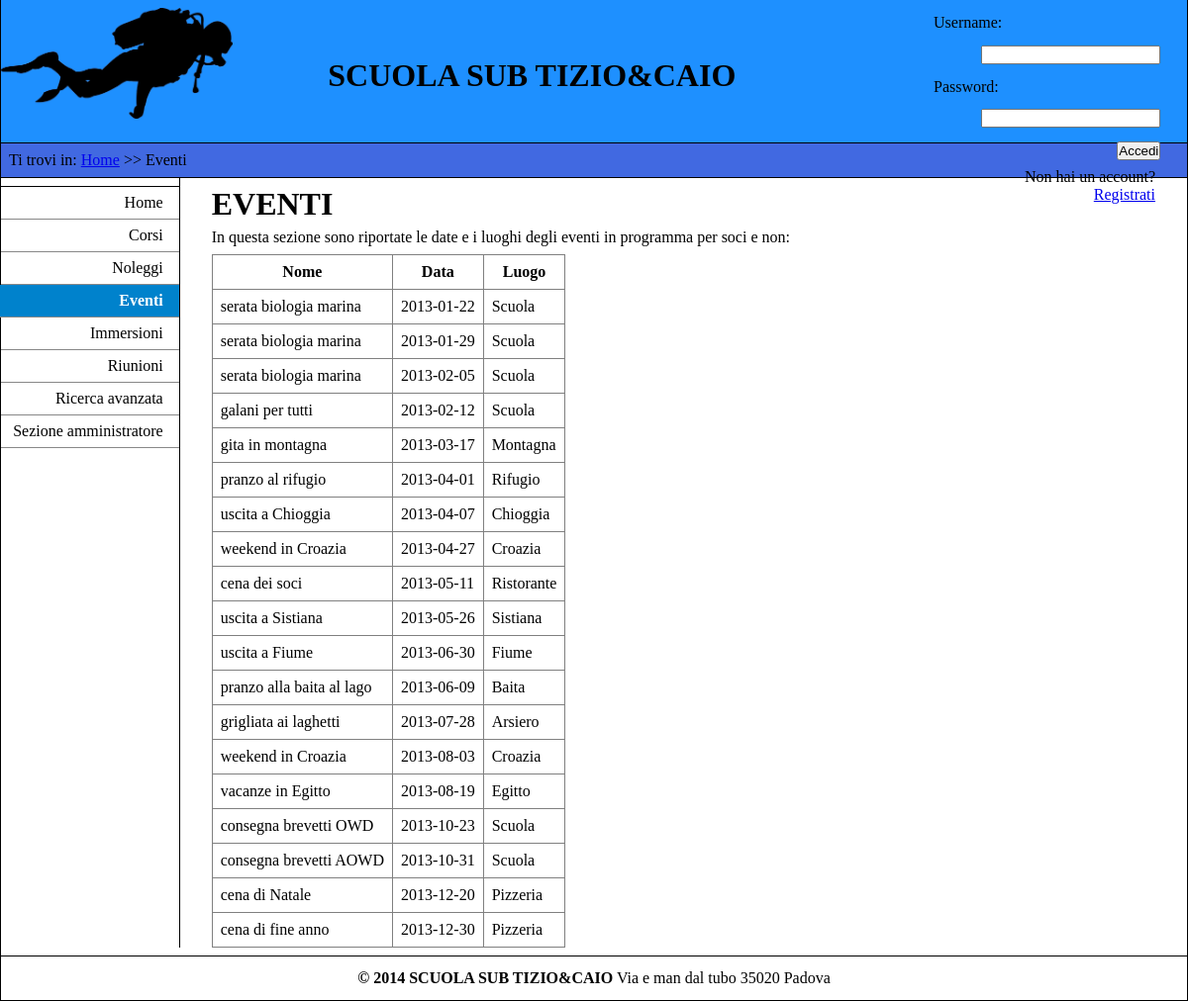
Page /eventi.php on the committed database.
### tables this page shows
CREATE TABLE Eventi (
    idevento    INT PRIMARY KEY,
    nome        VARCHAR(45) NOT NULL,
    data        DATE NOT NULL,
    luogo       VARCHAR(45) NOT NULL
);

### fun_tabelle.php (the view)
<?php
function table_start($row) {
    echo "<table style= border-collapse:collapse border=\"1\">";
    echo "<tr>";
    foreach ($row as $field)
        echo "<th>$field</th>";
    echo "</tr>";
};
function table_row($row) {
    echo "<tr>";
    foreach ($row as $field)
        if ($field)
            echo "<td>$field</td>";
        else
            echo "<td>---</td>";
    echo "</tr>";
};
function table_end() {
    echo "</table>";
};
?>

### eventi.php (shortened to what this page needs)
<!DOCTYPE html>
<html>
    <head>
        <link rel="stylesheet" href="stile.css" type="text/css" media="screen"/>
    </head>
    <body>
        <div id="header">
            <img src="sub.png" id="headImg"/>
            <h1>SCUOLA SUB TIZIO&CAIO</h1>
            <div id="headerutility">
                <?php
                require_once ("barralogin.php");
                ?>
            </div>
        </div>
        <div id="breadcrumb">
            Ti trovi in: <a href="index.php"> Home</a> >> Eventi
        </div>
        <div id="nav">
            <ul>
                <li><a tabindex="1" href="index.php" class="blocco"><span xml:lang="en">Home</span></a></li>
                <li><a tabindex="2" href="corsi.php" class="blocco">Corsi</a></li>
                <li><a tabindex="3" href="noleggi.php" class="blocco">Noleggi</a></li>
                <li id="active">Eventi</li>
                <li><a tabindex="4" href="immersioni.php" class="blocco">Immersioni</a></li>
                <li><a tabindex="5" href="riunioni.php" class="blocco">Riunioni</a></li>
                <li><a tabindex="6" href="cercaadvance.php" class="blocco">Ricerca avanzata</a></li>
                <li><a tabindex="7" href="sezioneamm.php" class="blocco">Sezione amministratore</a></li>
            </ul>
        </div>
        <div id="content">
            <h1>EVENTI</h1>
            <p>In questa sezione sono riportate le date e i luoghi degli eventi in programma per soci e non:</p>
            <?php
            $conn = connect();
            $query = "SELECT nome, data, luogo FROM Eventi";
            $result = mysql_query($query, $conn) or die("Query fallita" . mysql_error($conn));
            require_once ("fun_tabelle.php");
            table_start(array("Nome", "Data", "Luogo"));
            while ($row = mysql_fetch_row($result))
                table_row($row);
            table_end();
            ?>
        </div>
        <div id="footer">
            <strong>&copy; 2014 SCUOLA SUB TIZIO&CAIO</strong> Via e man dal tubo 35020 Padova
        </div>
    </body>
</html>

### stile.css (style rules this page uses)
*, html, body { margin: 0em; padding: 0em; }
body { border-left-style: solid; border-right-style: solid; border-left-width: thin; border-right-width: thin; }
#header { vertical-align: middle; border-bottom-style: solid; border-bottom-width: thin; height: 9em; background-color: #1E90FF; }
#header #headImg { width: auto; height: 7em; float: left; padding-top: 0.5em; }
#header h1 { float: left; margin-left: 3em; padding-top: 1.8em; }
#header #headerutility { float: right; text-align: right; width: 16em; height: 9em; }
#breadcrumb { clear: both; border-bottom-style: solid; border-bottom-width: thin; padding-top: 0.5em; padding-bottom: 0.5em; padding-left: 0.5em; background-color: #4169E1; }
#nav { clear: both; float: left; width: 15%; line-height: 1.5em; padding-top: 0.5em; padding-bottom: 0.5em; border-right-style: solid; border-right-width: thin; }
#nav ul { list-style: none; border-top-style: solid; border-top-width: thin; }
#nav li { clear: both; float: right; background-color: white; width: 100%; text-align: right; line-height: 2em; min-height: 2em; border-bottom-style: solid; border-bottom-width: thin; border-color: #888888; }
#nav #active { font-size: medium; font-weight: bold; background-color: #0082CC; color: white; padding-right: 1em; }
#nav a.blocco { display: block; text-decoration: none; font-size: medium; color: black; padding-right: 1em; }
#content { min-height: 100%; height: 100%; margin-left: 15%; padding-top: 0.5em; padding-left: 2em; padding-right: 2em; border-left-style: solid; border-left-width: thin; border-collapse: collapse; }
#content p { margin: 0.4em auto; }
#content table { margin: 0.5em; margin-left: 0em; }
#content table tbody tr th, #content table tbody tr td { padding: 0.5em; }
#footer { clear: both; text-align:center; vertical-align: middle; border-style: solid; border-width: thin; border-left-style: none; border-right-style: none; padding: 0.8em; }

### rows in the picture
eventi: nome "serata biologia marina", data "2013-01-22", luogo "Scuola"
eventi: nome "serata biologia marina", data "2013-01-29", luogo "Scuola"
eventi: nome "serata biologia marina", data "2013-02-05", luogo "Scuola"
eventi: nome "galani per tutti", data "2013-02-12", luogo "Scuola"
eventi: nome "gita in montagna", data "2013-03-17", luogo "Montagna"
eventi: nome "pranzo al rifugio", data "2013-04-01", luogo "Rifugio"
eventi: nome "uscita a Chioggia", data "2013-04-07", luogo "Chioggia"
eventi: nome "weekend in Croazia", data "2013-04-27", luogo "Croazia"
eventi: nome "cena dei soci", data "2013-05-11", luogo "Ristorante"
eventi: nome "uscita a Sistiana", data "2013-05-26", luogo "Sistiana"
eventi: nome "uscita a Fiume", data "2013-06-30", luogo "Fiume"
eventi: nome "pranzo alla baita al lago", data "2013-06-09", luogo "Baita"
eventi: nome "grigliata ai laghetti", data "2013-07-28", luogo "Arsiero"
eventi: nome "weekend in Croazia", data "2013-08-03", luogo "Croazia"
eventi: nome "vacanze in Egitto", data "2013-08-19", luogo "Egitto"
eventi: nome "consegna brevetti OWD", data "2013-10-23", luogo "Scuola"
eventi: nome "consegna brevetti AOWD", data "2013-10-31", luogo "Scuola"
eventi: nome "cena di Natale", data "2013-12-20", luogo "Pizzeria"
eventi: nome "cena di fine anno", data "2013-12-30", luogo "Pizzeria"

### other values in the picture
$field "Nome"
$field "Data"
$field "Luogo"
